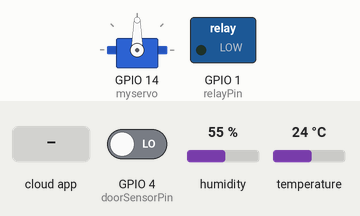
Recording of a sketch running on a simulated ESP8266 (NodeMCU). Shown: servo, switched loads named in the sketch (green lamp = pin HIGH). Inputs (shaded band) come from the test bench; at power-on: GPIO 4 (doorSensorPin) LOW, humidity 55 %, temperature 24 °C. WiFi joins after 1.5 s; servers stay silent unless stated; the Firebase database answers and starts empty; what the sketch prints to the serial monitor is not drawn.

Above: at 2.7 s.
2.8 s: the phone or cloud app sets lightstate to 1
At 4.5 s:
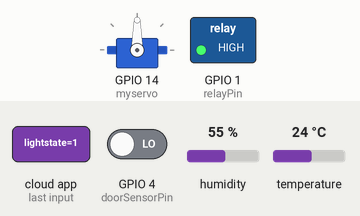
5.5 s: the phone or cloud app sets lockstate to 1
At 7.5 s:
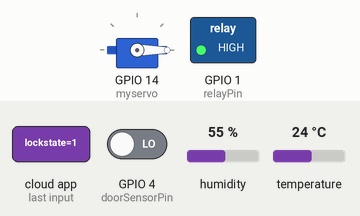
7.8 s: the phone or cloud app sets lightstate to 0
At 9.1 s:
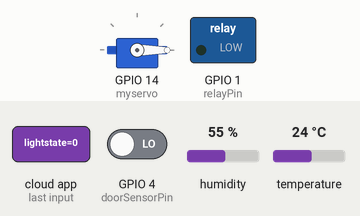
9.4 s: the phone or cloud app sets lockstate to 0
At 11.0 s:
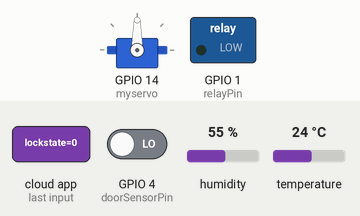
Timing chart, 0 to 12.5 s (numbered marks = the images above; inputs shaded):
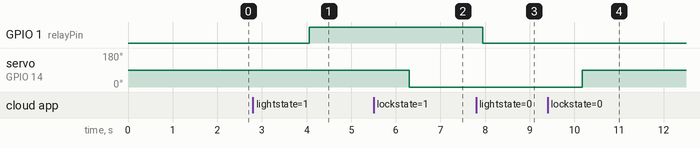

Measured:
- after the input at 2.8 s, GPIO 1 (relayPin): LOW → HIGH after 1.3 s
- after the input at 5.5 s, servo on GPIO 14 (myservo): 90° → 0° after 0.80 s
- after the input at 7.8 s, GPIO 1 (relayPin): HIGH → LOW after 0.14 s
- after the input at 9.4 s, servo on GPIO 14 (myservo): 0° → 90° after 0.78 s

The sketch:

fullwithlogs.ino
```cpp
#include <dht.h>

#include <Servo.h>
#include <ESP8266WiFi.h>
#include <FirebaseArduino.h>
#include <string>
dht DHT;
#define FIREBASE_HOST "soteria-589ca.firebaseio.com"
#define FIREBASE_AUTH "43U33RvW6G7uyaKXnnXdvFcFrpAjqEs4UffXGiBn"
#define WIFI_SSID "yeswifi"
#define WIFI_PASSWORD "matthew1"
//#define DTH11_PIN 5

Servo myservo;
int pos = 0;
/*
 * PIN LAYOUT:
 * 1: Relay
 * 4:Door Sensor
 * 5: Temp/Humidity
 *
 * 14: Servo
 *
 */
 int in1 = 1;
float oldfaren = 0.0;
double InitialTemp = 73;
float faren;
float cel;
int DHT11_PIN = 5;
int relayPin = 1;
int doorSensorState = 0;
int doorSensorPin = 4;
int soundSensorPin = 3;
int previousTemp = -999;
int previousHumidity = -999;
boolean soundVal = 0;
void setup() {
  // put your setup code here, to run once:
  Serial.begin(115200);
  pinMode(soundSensorPin, INPUT);
  pinMode(relayPin , OUTPUT);
  pinMode(doorSensorPin, INPUT);
   myservo.attach(14);
  WiFi.begin(WIFI_SSID, WIFI_PASSWORD);
  Serial.print("connecting");

  while (WiFi.status() != WL_CONNECTED) {
    Serial.print(".");
    delay(500);
  }
  Serial.println();
  Serial.print("connected: ");
  Serial.println(WiFi.localIP());

  Firebase.begin(FIREBASE_HOST, FIREBASE_AUTH);
}


void loop() {
  // put your main code here, to run repeatedly:
  //  int chk = DHT.read11(DHT11_PIN);


  // READ DATA
  Serial.print("DHT11, \t");
  int chk = DHT.read11(DHT11_PIN);
  switch (chk)
  {
    case DHTLIB_OK:
      Serial.print("OK,\t");
      break;
    case DHTLIB_ERROR_CHECKSUM:
      Serial.print("Checksum error,\t");
      break;
    case DHTLIB_ERROR_TIMEOUT:
      Serial.print("Time out error,\t");
      break;
    default:
      Serial.print("Unknown error,\t");
      break;
  }
  // DISPLAY DATA
  Serial.print(DHT.humidity, 1);
  Serial.print(",\t");
  Serial.println(DHT.temperature, 1);
  if (DHT.temperature > -40) {
    Firebase.setFloat("devices/913/temperature", 1.8 * DHT.temperature + 32);
     Firebase.pushFloat("devices/913/temp_logs", DHT.temperature*1.8+32);
  }

if (DHT.humidity > -1) {
    Firebase.setFloat("devices/913/humidity", 1.8 * DHT.humidity);

  }


  if (Firebase.getBool("devices/913/lightstate")) {
    Serial.print("High");
    digitalWrite(relayPin , HIGH );
  }
  else {
    Serial.print("LOW");
    digitalWrite(relayPin ,LOW );
  }

  doorSensorState = digitalRead(doorSensorPin);
  if (doorSensorState == HIGH) {
    Firebase.setBool("devices/913/doorstate", false);
  }
  else {
    Firebase.setBool("devices/913/doorstate", true);
  }


  if (Firebase.getBool("devices/913/lockstate")) {
    pos = 0;
    myservo.write(pos);              // tell servo to go to position in variable 'pos'
    delay(15);

  }
  else {
   pos = 90;
          myservo.write(pos);              // tell servo to go to position in variable 'pos'
    delay(15);                       // waits 15ms for the servo to reach the position

  }


  delay(1000);
}
```
